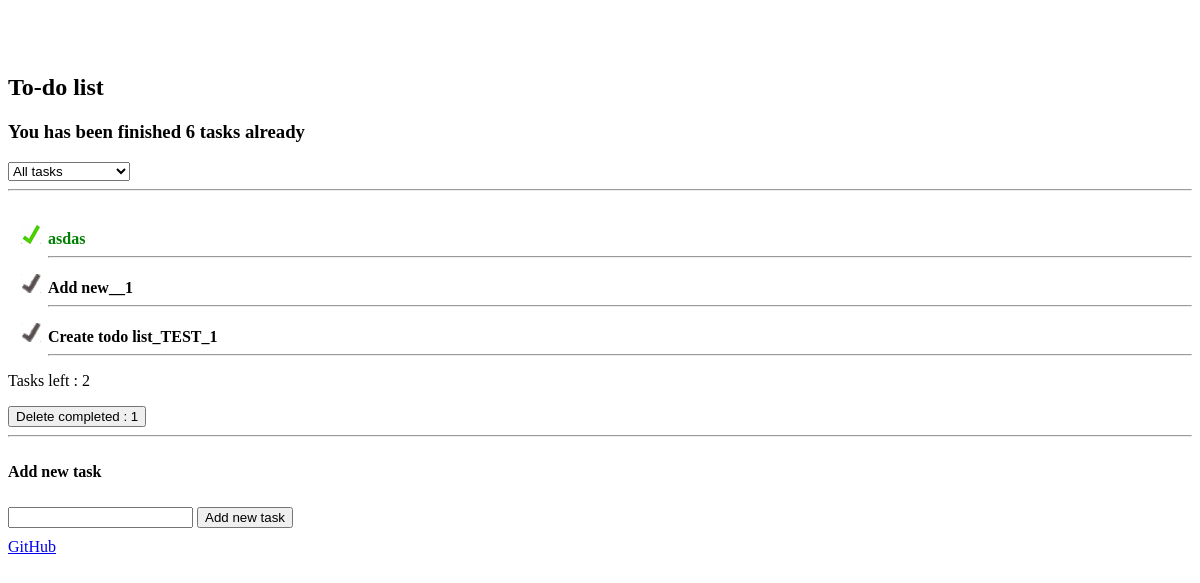
The app's page /, older data.
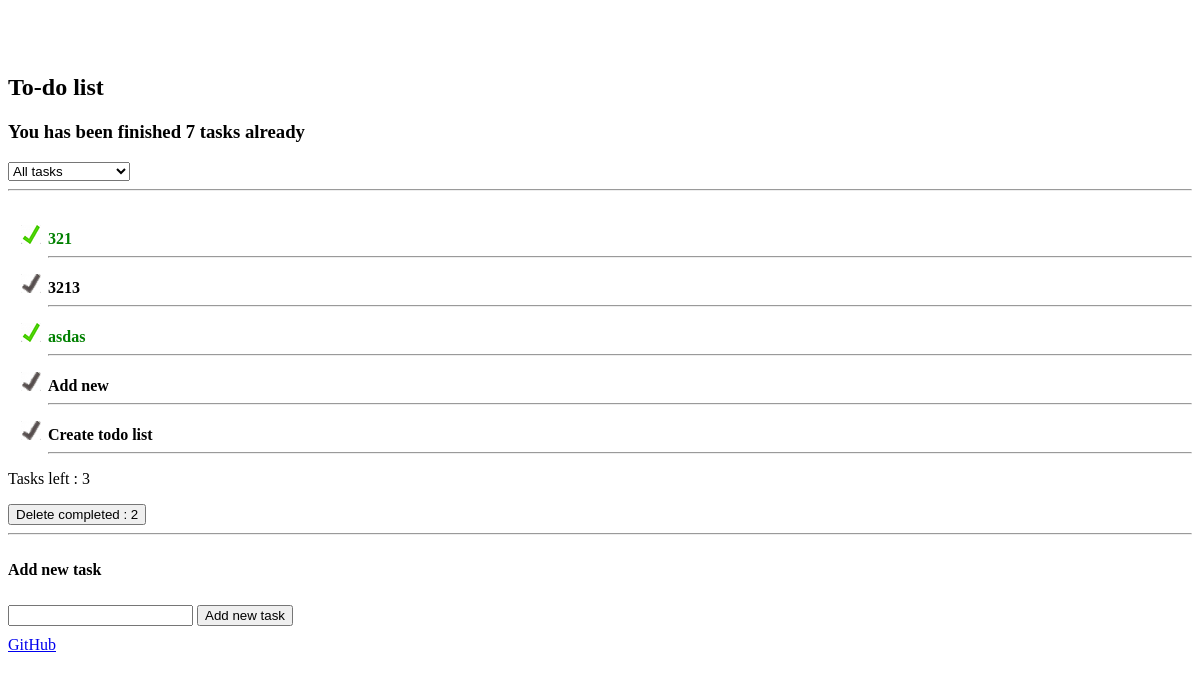
The same page, newer data.
### todolist/models.py (models this page shows, shortened)
class TodoList(models.Model):
    title = models.CharField(max_length=200, unique=True)
    is_finished = models.BooleanField(default=False)
    class Meta:
        ordering = ['-id']

### todolist/views.py (the view, shortened to what this page needs)
# urls.py: url(r'^$', TaskView.as_view(), name='index'),
class TaskView(View):
    @staticmethod
    def get(request):
        done = len(TodoList.objects.filter(is_finished=True))
        active = len(TodoList.objects.filter(is_finished=False))
        try:
            all_finished = DoneJobs.objects.all()
            for a in all_finished:
                all_finished_jobs = a.is_done
        except:
            all_finished_jobs = False
        tmpl_vars = {
            'jobs': TodoList.objects.all(),
            'form': JobForm(),
            'done': done,
            'active': active,
            'all_finished_job': all_finished_jobs,
        }
        return render(request, 'index.html', tmpl_vars)

### todolist/forms.py
class JobForm(forms.ModelForm):
    class Meta:
        model = TodoList
        fields = ['title']
        widgets = {
            'text': forms.TextInput(
                attrs={'id': 'post-text', 'required': True, 'placeholder': 'Add new job...'}
            ),
        }

### templates/index.html (shortened to what this page needs)
{% extends "base.html" %}
{% block content %}
    <br><br>
    <div class="row white">
        <div class="large-12 columns">
            <h2>To-do list</h2>
            {% if all_finished_job%}
                <div id="all-finished">
                    <h3 id="h-all-finished">You has been finished  {{ all_finished_job }} tasks already</h3>
                </div>
            {% endif %}
            <select name="" id="status">
                <option value="">All tasks</option>
            </select>
            <hr>
        </div>
    </div>
    <div class="row white">
        <div class="columns large-12">
            <div>
                <section>
                    {% for job in jobs %}
                        <ul  id="jobs">
                            {% if job.is_finished  %}
                                <li class = "done" id = "job-{{ job.id }}" status-job="s-done">
                                    <div onclick="openBlock(this);" id = "job-title-{{ job.id }}">
                                        <strong >{{ job.title }}</strong>
                                    </div>
                                    <hr>
                                </li>
                            {% else %}
                                <li class = "active" id = "job-{{ job.id }}" status-job="s-active">
                                    <div onclick="openBlock(this);" id = "job-title-{{ job.id }}">
                                        <strong>{{ job.title }}</strong>
                                    </div>
                                    <hr>
                                </li>
                            {% endif %}
                        </ul>
                    {% endfor %}
                </section>
            </div>
        </div>
        <div id="active_jobs"><p id = "item_left">Tasks left : {{active}}</p></div>
        {% if done %}
            <div id="job-delete-complete">
                <input type="button"  id="all_completed" class="delete-completed" value="Delete completed : {{done}}">
            </div>
            {% else %}
             <div id="job-delete-complete">
            </div>
        {% endif %}
        <hr>
    </div>
    <p class="row white"><strong>Add new task</strong></p>
    <div class="row white">
        <div class="columns large-12">
            <form method="POST" id="job-form">
                <input type="text"  id="job_title">
                <input type="submit" value="Add new task" >
            </form>
        </div>
    </div>
    <div class="row white">
        <a href="https://github.com/Ariezz666/todolist" target="_blank">GitHub</a>
    </div>
{% load staticfiles %}
{% endblock %}

### templates/base.html (shortened to what this page needs)
<!doctype html>
<html lang="en">
<head>
    <link rel="stylesheet" type="text/css" href="http://cdnjs.cloudflare.com/ajax/libs/foundation/5.2.3/css/foundation.css">
    {% load staticfiles %}
    <link rel="stylesheet" type="text/css" href="{% static 'css/style.css' %}" />
<body>
{% block content %}
{% endblock %}
</body>
</html>

### todo/static/css/style.css (style rules this page uses)
li.active { list-style-image: url('../img/active.jpg'); }
li.done { list-style-image: url('../img/completed.jpg'); color: green; }
.white { background:rgba(255,255,255,1); padding-top: 10px; border:none; }

Row changes from the older to the newer data that the page shows:
added TodoList: title "321"
added TodoList: title "3213"
changed TodoList: title "Add new__1" → "Add new"
changed TodoList: title "Create todo list_TEST_1" → "Create todo list"
Text that changed along with them:
{{ all_finished_job }}: "6" → "7"
{{ active }}: "2" → "3"
form field done: "Delete completed : 1" → "Delete completed : 2"
